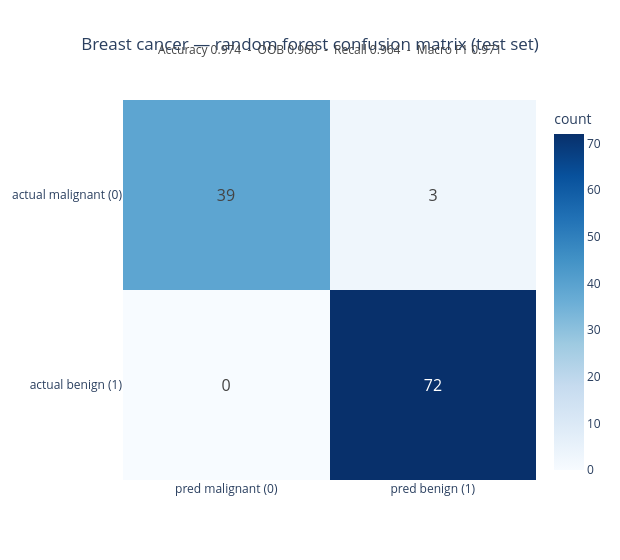

Here is the notebook cell this chart was saved with:
### Markdown cell above
**What just happened:** on real 30-feature data the **forest beats the single tree** and its **OOB score closely tracks the test accuracy** — validating itself with no held-out set. No scaling was applied because trees (and forests) are scale-invariant.

### Code cell
# Interactive confusion matrix (Plotly) with metrics annotated
import plotly.graph_objects as go

Mc, labels_c = confusion_matrix(yc_test, pred_c)
fig_cm = go.Figure(go.Heatmap(
    z=Mc, x=["pred malignant (0)", "pred benign (1)"],
    y=["actual malignant (0)", "actual benign (1)"],
    colorscale="Blues", showscale=True, colorbar=dict(title="count"),
    text=Mc, texttemplate="%{text}", textfont=dict(size=16),
))
fig_cm.add_annotation(
    x=0.5, y=1.16, xref="paper", yref="paper", showarrow=False,
    text=f"Accuracy {acc_c:.3f}  -  OOB {forest_c.oob_score_:.3f}  -  "
         f"Recall {rec_c:.3f}  -  Macro F1 {f1_c:.3f}",
    font=dict(size=12, color="#444"),
)
fig_cm.update_layout(
    title=dict(text="Breast cancer — random forest confusion matrix (test set)", x=0.5, xanchor="center"),
    template="plotly_white", width=620, height=560, yaxis=dict(autorange="reversed"),
)
fig_cm.show()

### Figure 1 — Plotly figure (JSON) as saved in the notebook; plotly's stock layout.template omitted (floating-point values rounded to 4 significant figures)
{"data": [{"colorbar": {"title": {"text": "count"}}, "colorscale": [[0.0, "rgb(247,251,255)"], [0.125, "rgb(222,235,247)"], [0.25, "rgb(198,219,239)"], [0.375, "rgb(158,202,225)"], [0.5, "rgb(107,174,214)"], [0.625, "rgb(66,146,198)"], [0.75, "rgb(33,113,181)"], [0.875, "rgb(8,81,156)"], [1.0, "rgb(8,48,107)"]], "showscale": true, "text": [[39, 3], [0, 72]], "textfont": {"size": 16}, "texttemplate": "%{text}", "type": "heatmap", "x": ["pred malignant (0)", "pred benign (1)"], "y": ["actual malignant (0)", "actual benign (1)"], "z": [[39, 3], [0, 72]]}], "layout": {"annotations": [{"font": {"color": "#444", "size": 12}, "showarrow": false, "text": "Accuracy 0.974  -  OOB 0.960  -  Recall 0.964  -  Macro F1 0.971", "x": 0.5, "xref": "paper", "y": 1.16, "yref": "paper"}], "height": 560, "title": {"text": "Breast cancer — random forest confusion matrix (test set)", "x": 0.5, "xanchor": "center"}, "width": 620, "yaxis": {"autorange": "reversed"}}}
